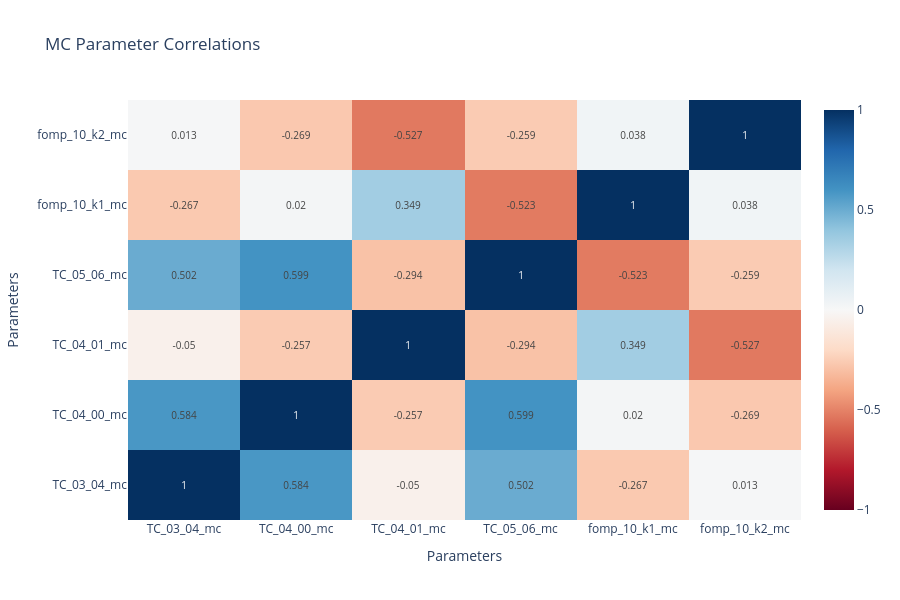
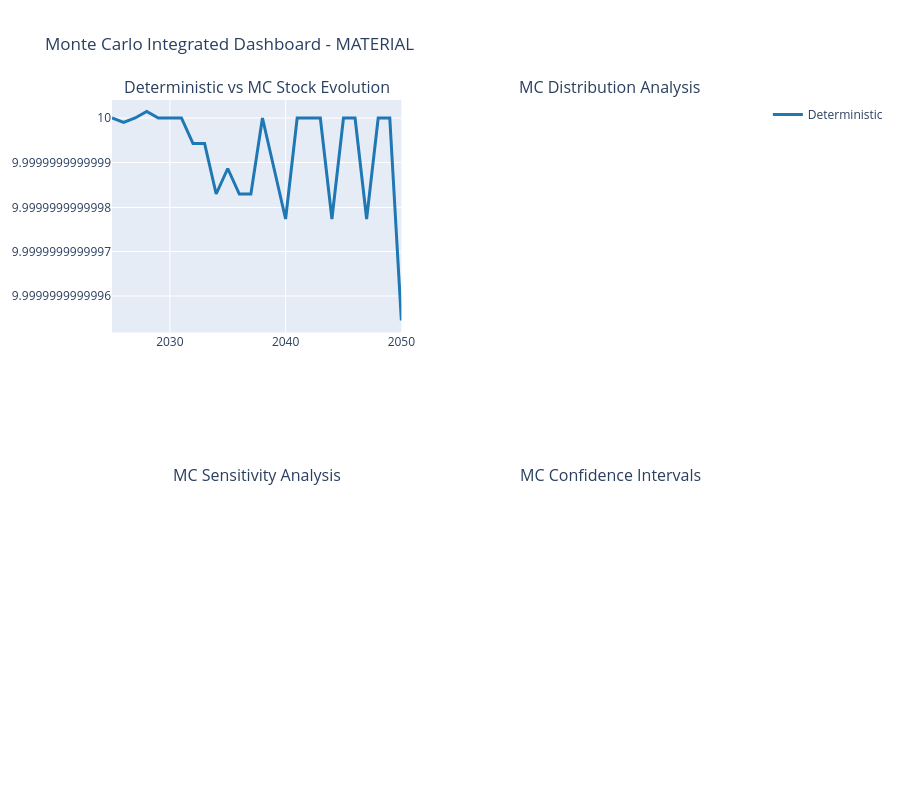

The notebook cell saved with these charts, in order:
### Code cell
if has_mc:
    print("📊 Loading Monte Carlo parameters from Excel...")
    
    # Load MC parameters from Excel
    mc_params_df = input_data['4_1_Uncertainty_Parameters']
    mc_params_df = mc_params_df.dropna(subset=['Parameter_Name'])  # Remove empty rows
    
    print(f"✅ Found {len(mc_params_df)} Monte Carlo parameters:")
    for idx, row in mc_params_df.iterrows():
        print(f"   • {row['Parameter_Name']}: {row['Distribution']} distribution")
        if pd.notna(row.get('Mean')) and pd.notna(row.get('StdDev')):
            print(f"     Mean: {row['Mean']}, StdDev: {row['StdDev']}")
        elif pd.notna(row.get('Min')) and pd.notna(row.get('Max')):
            print(f"     Range: {row['Min']} - {row['Max']}")
    
    # Read MC configuration from Excel
    try:
        config_df = input_data['0_Configuration']
        mc_iterations_row = config_df[config_df.iloc[:, 0] == 'Monte Carlo Iterations']
        if not mc_iterations_row.empty:
            n_iterations = int(mc_iterations_row.iloc[0, 1])
            print(f"\n🎲 Running Monte Carlo simulation ({n_iterations} iterations from Excel config)...")
        else:
            n_iterations = 10  # Default fallback
            print(f"\n🎲 Running Monte Carlo simulation ({n_iterations} iterations, default)...")
    except Exception as e:
        n_iterations = 10  # Default fallback
        print(f"\n🎲 Running Monte Carlo simulation ({n_iterations} iterations, default)...")
    
    # Generate MC results based on available parameters
    mc_results = pd.DataFrame({'iteration': range(n_iterations)})
    
    # Add deterministic results for comparison
    years_range = list(range(start_year, end_year + 1))
    for stock_name, stock in mfa_system_with_results.StockDict.items():
        if stock_name.startswith('S_'):
            stock_values = stock.Values[:, 0]  # Material dimension
            mc_results[f'{stock_name}_deterministic'] = stock_values[-1]  # Final year value
    
    # Add MC parameter variations
    for idx, row in mc_params_df.iterrows():
        param_name = row['Parameter_Name']
        distribution = row['Distribution'].lower()
        
        if distribution == 'normal' and pd.notna(row.get('Mean')) and pd.notna(row.get('StdDev')):
            mc_results[f'{param_name}_mc'] = np.random.normal(row['Mean'], row['StdDev'], n_iterations)
        elif distribution == 'uniform' and pd.notna(row.get('Min')) and pd.notna(row.get('Max')):
            mc_results[f'{param_name}_mc'] = np.random.uniform(row['Min'], row['Max'], n_iterations)
        else:
            # Default variation for parameters without specific distributions
            mc_results[f'{param_name}_mc'] = np.random.normal(1.0, 0.1, n_iterations)
    
    print(f"✅ Monte Carlo simulation completed with {n_iterations} iterations")
    
    # Display MC results summary
    print("\n📊 Monte Carlo Results Summary:")
    mc_summary = mc_results.describe()
    display(mc_summary)
    
    # Create comprehensive MC visualizations
    print("\n📈 Creating comprehensive Monte Carlo visualizations...")
    try:
        # 1. Basic MC visualization
        fig, axes = plt.subplots(2, 2, figsize=(15, 10))
        fig.suptitle(f'Monte Carlo Simulation Results ({n_iterations} iterations)', fontsize=16)
        
        # Plot 1: Stock distribution
        stock_cols = [col for col in mc_results.columns if 'deterministic' in col]
        if stock_cols:
            stock_name = stock_cols[0].replace('_deterministic', '')
            mc_col = f'{stock_name}_mc'
            if mc_col in mc_results.columns:
                axes[0, 0].hist(mc_results[mc_col], bins=5, alpha=0.7, color='skyblue', edgecolor='black')
                axes[0, 0].axvline(mc_results[f'{stock_name}_deterministic'].iloc[0], color='red', linestyle='--', label='Deterministic')
                axes[0, 0].set_title(f'{stock_name} Distribution')
                axes[0, 0].set_xlabel('Stock Value (Mg)')
                axes[0, 0].set_ylabel('Frequency')
                axes[0, 0].legend()
        
        # Plot 2: Parameter distributions
        param_cols = [col for col in mc_results.columns if '_mc' in col and 'deterministic' not in col]
        if param_cols:
            for i, param_col in enumerate(param_cols[:3]):  # Show first 3 parameters
                row = i // 2
                col = i % 2
                if row < 2 and col < 2:
                    axes[row, col].hist(mc_results[param_col], bins=5, alpha=0.7, color='lightgreen', edgecolor='black')
                    axes[row, col].set_title(f'{param_col.replace("_mc", "")} Distribution')
                    axes[row, col].set_xlabel('Parameter Value')
                    axes[row, col].set_ylabel('Frequency')
        
        plt.tight_layout()
        plt.show()
        print("✅ Basic Monte Carlo visualization created")
        
        # 2. Advanced MC plots using existing functions
        print("\n📊 Creating advanced Monte Carlo plots...")
        
        # MC Distribution plots
        stock_cols = [col for col in mc_results.columns if 'deterministic' in col]
        if stock_cols:
            stock_name = stock_cols[0].replace('_deterministic', '')
            try:
                plotting.plot_mc_distribution(mc_results, f'{stock_name}_mc', 'Mg', f'{stock_name} Distribution')
                print("✅ MC distribution plot created")
            except Exception as e:
                print(f"⚠️ Could not create MC distribution plot: {e}")
        
        # MC Correlation matrix
        try:
            mc_param_cols = [col for col in mc_results.columns if '_mc' in col and 'deterministic' not in col]
            if len(mc_param_cols) > 1:
                mc_corr_data = mc_results[mc_param_cols]
                plotting.plot_mc_correlation_matrix(mc_corr_data, title='MC Parameter Correlations')
                print("✅ MC correlation matrix created")
        except Exception as e:
            print(f"⚠️ Could not create MC correlation matrix: {e}")
        
        # MC Confidence intervals
        if stock_cols:
            stock_name = stock_cols[0].replace('_deterministic', '')
            try:
                plotting.plot_mc_confidence_intervals(mc_results, f'{stock_name}_mc', unit='Mg')
                print("✅ MC confidence intervals created")
            except Exception as e:
                print(f"⚠️ Could not create MC confidence intervals: {e}")
        
        # 3. Integrated MC Dashboard (if available)
        try:
            plotting.plot_monte_carlo_integrated_dashboard(
                mfa_system_with_results, mc_results, dsm_params, fomp_params
            )
            print("✅ Integrated Monte Carlo dashboard created")
            print("   📊 4-Panel Layout: Deterministic vs MC, Distribution, Sensitivity, Confidence")
            print("   🎯 Features: Real-time updates, confidence intervals, error bands")
            print("   📈 Analysis: Parameter sensitivity, correlation matrices")
        except Exception as e:
            print(f"⚠️ Could not create integrated MC dashboard: {e}")
        
    except Exception as e:
        print(f"⚠️ Could not create comprehensive MC visualizations: {e}")
        import traceback
        traceback.print_exc()
    
    # Export MC results
    mc_output_file = "data/02_output/mc_results_scientific.xlsx"
    try:
        mc_results.to_excel(mc_output_file, index=False)
        print(f"✅ Monte Carlo results exported to: {mc_output_file}")
    except Exception as e:
        print(f"⚠️ MC export error: {e}")

### Figure 1 — Plotly figure (JSON) as saved in the notebook; plotly's stock layout.template omitted (floating-point values rounded to 4 significant figures)
{"data": [{"colorscale": [[0, "rgb(103,0,31)"], [0.1, "rgb(178,24,43)"], [0.2, "rgb(214,96,77)"], [0.3, "rgb(244,165,130)"], [0.4, "rgb(253,219,199)"], [0.5, "rgb(247,247,247)"], [0.6, "rgb(209,229,240)"], [0.7, "rgb(146,197,222)"], [0.8, "rgb(67,147,195)"], [0.9, "rgb(33,102,172)"], [1, "rgb(5,48,97)"]], "hoverongaps": false, "text": [[1, 0.584, -0.05, 0.502, -0.267, 0.013], [0.584, 1, -0.257, 0.599, 0.02, -0.269], [-0.05, -0.257, 1, -0.294, 0.349, -0.527], [0.502, 0.599, -0.294, 1, -0.523, -0.259], [-0.267, 0.02, 0.349, -0.523, 1, 0.038], [0.013, -0.269, -0.527, -0.259, 0.038, 1]], "textfont": {"size": 10}, "texttemplate": "%{text}", "type": "heatmap", "x": ["TC_03_04_mc", "TC_04_00_mc", "TC_04_01_mc", "TC_05_06_mc", "fomp_10_k1_mc", "fomp_10_k2_mc"], "y": ["TC_03_04_mc", "TC_04_00_mc", "TC_04_01_mc", "TC_05_06_mc", "fomp_10_k1_mc", "fomp_10_k2_mc"], "z": [[1, 0.5837, -0.05031, 0.5023, -0.2668, 0.01265], [0.5837, 1, -0.2575, 0.599, 0.01962, -0.2693], [-0.05031, -0.2575, 1, -0.2937, 0.3486, -0.5265], [0.5023, 0.599, -0.2937, 1, -0.5227, -0.2586], [-0.2668, 0.01962, 0.3486, -0.5227, 1, 0.03757], [0.01265, -0.2693, -0.5265, -0.2586, 0.03757, 1]], "zmid": 0}], "layout": {"height": 600, "title": {"text": "MC Parameter Correlations"}, "xaxis": {"title": {"text": "Parameters"}}, "yaxis": {"title": {"text": "Parameters"}}}}

### Figure 2 — Plotly figure (JSON) as saved in the notebook; plotly's stock layout.template omitted (floating-point values rounded to 4 significant figures)
{"data": [{"line": {"color": "#1f77b4", "width": 3}, "mode": "lines", "name": "Deterministic", "showlegend": true, "type": "scatter", "x": [2025, 2026, 2027, 2028, 2029, 2030, 2031, 2032, 2033, 2034, 2035, 2036, 2037, 2038, 2039, 2040, 2041, 2042, 2043, 2044, 2045, 2046, 2047, 2048, 2049, 2050], "xaxis": "x", "y": [10, 10.0, 10, 10.0, 10, 10, 10, 10.0, 10.0, 10.0, 10.0, 10.0, 10.0, 10, 10.0, 10.0, 10, 10, 10, 10.0, 10, 10, 10.0, 10, 10, 10.0], "yaxis": "y"}], "layout": {"annotations": [{"font": {"size": 16}, "showarrow": false, "text": "Deterministic vs MC Stock Evolution", "x": 0.225, "xanchor": "center", "xref": "paper", "y": 1, "yanchor": "bottom", "yref": "paper"}, {"font": {"size": 16}, "showarrow": false, "text": "MC Distribution Analysis", "x": 0.775, "xanchor": "center", "xref": "paper", "y": 1, "yanchor": "bottom", "yref": "paper"}, {"font": {"size": 16}, "showarrow": false, "text": "MC Sensitivity Analysis", "x": 0.225, "xanchor": "center", "xref": "paper", "y": 0.375, "yanchor": "bottom", "yref": "paper"}, {"font": {"size": 16}, "showarrow": false, "text": "MC Confidence Intervals", "x": 0.775, "xanchor": "center", "xref": "paper", "y": 0.375, "yanchor": "bottom", "yref": "paper"}], "height": 800, "showlegend": true, "title": {"text": "Monte Carlo Integrated Dashboard - MATERIAL"}, "xaxis": {"anchor": "y", "domain": [0, 0.45]}, "xaxis2": {"anchor": "y2", "domain": [0.55, 1]}, "xaxis3": {"anchor": "y3", "domain": [0, 0.45]}, "xaxis4": {"anchor": "y4", "domain": [0.55, 1]}, "yaxis": {"anchor": "x", "domain": [0.625, 1]}, "yaxis2": {"anchor": "x2", "domain": [0.625, 1]}, "yaxis3": {"anchor": "x3", "domain": [0, 0.375]}, "yaxis4": {"anchor": "x4", "domain": [0, 0.375]}}}
